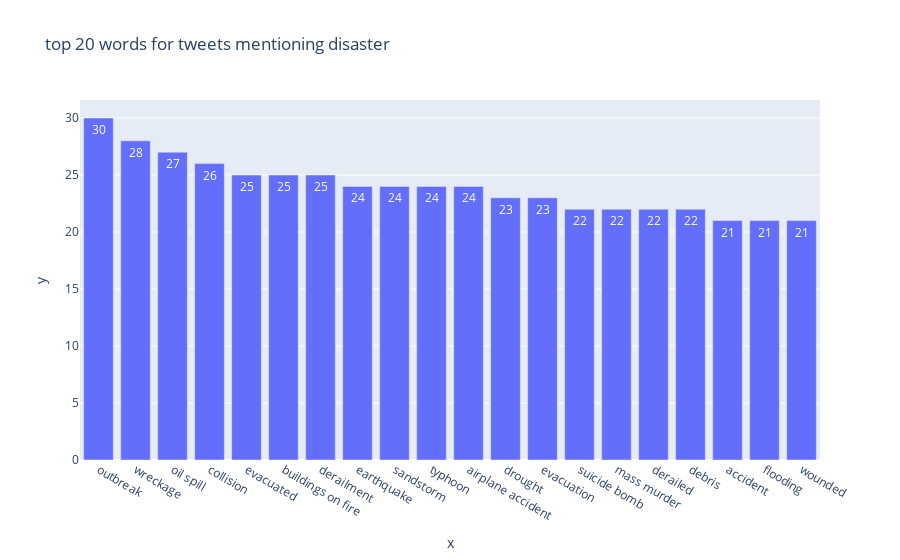

Notebook code cell kept with this figure:
### Code cell
px.bar(x=df_pos.keyword.value_counts().head(20).index,y=df_pos.keyword.value_counts().head(20),
      text=df_pos.keyword.value_counts().head(20),
      title='top 20 words for tweets mentioning disaster')

### Figure 1 — Plotly figure (JSON) as saved in the notebook; plotly's stock layout.template omitted (floating-point values rounded to 4 significant figures)
{"data": [{"alignmentgroup": "True", "hovertemplate": "x=%{x}<br>y=%{y}<br>text=%{text}<extra></extra>", "legendgroup": "", "marker": {"color": "#636efa", "pattern": {"shape": ""}}, "name": "", "offsetgroup": "", "orientation": "v", "showlegend": false, "text": ["30", "28", "27", "26", "25", "25", "25", "24", "24", "24", "24", "23", "23", "22", "22", "22", "22", "21", "21", "21"], "textposition": "auto", "type": "bar", "x": ["outbreak", "wreckage", "oil spill", "collision", "evacuated", "buildings on fire", "derailment", "earthquake", "sandstorm", "typhoon", "airplane accident", "drought", "evacuation", "suicide bomb", "mass murder", "derailed", "debris", "accident", "flooding", "wounded"], "xaxis": "x", "y": [30, 28, 27, 26, 25, 25, 25, 24, 24, 24, 24, 23, 23, 22, 22, 22, 22, 21, 21, 21], "yaxis": "y"}], "layout": {"barmode": "relative", "legend": {"tracegroupgap": 0}, "title": {"text": "top 20 words for tweets mentioning disaster"}, "xaxis": {"anchor": "y", "domain": [0, 1], "title": {"text": "x"}}, "yaxis": {"anchor": "x", "domain": [0, 1], "title": {"text": "y"}}}}
